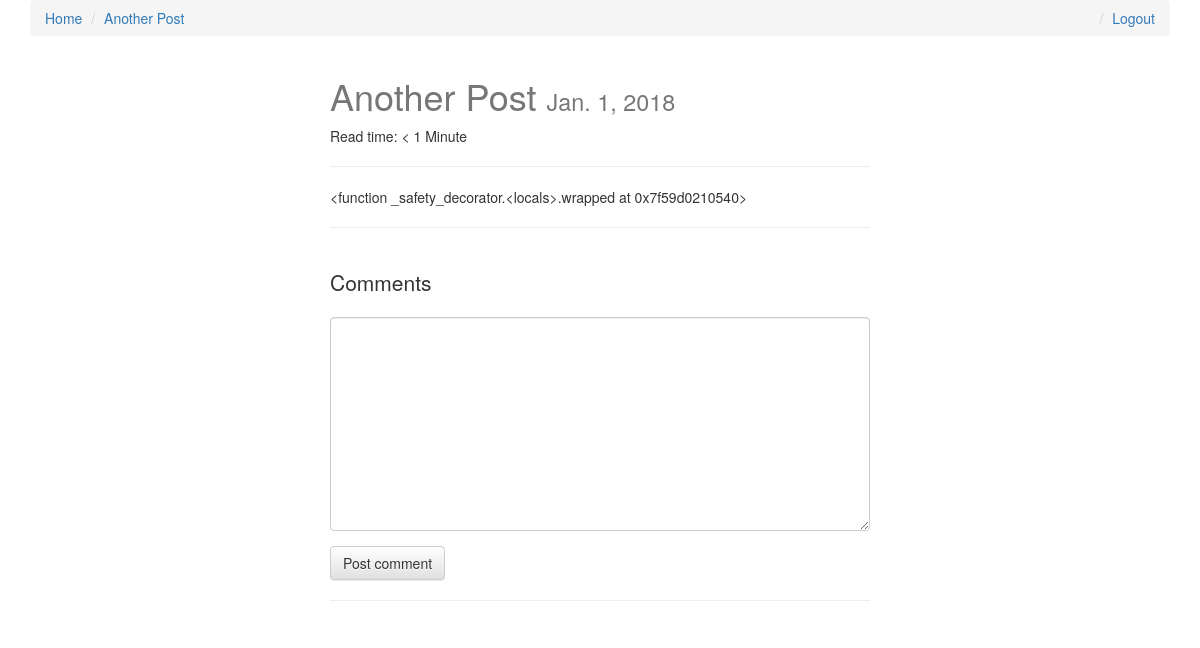
Page /another-post/ (signed in) on the committed database.
### posts/models.py (models this page shows, shortened)
class Post(models.Model):
    user = models.ForeignKey(settings.AUTH_USER_MODEL, default=1)
    title = models.CharField(max_length=120)
    slug = models.SlugField(unique=True)
    image = models.ImageField(upload_to=upload_location,
            null=True,
            blank=True,
            width_field="width_field",
            height_field="height_field")
    height_field = models.IntegerField(default=0)
    width_field = models.IntegerField(default=0)
    content = models.TextField()
    draft = models.BooleanField(default=False)
    publish = models.DateField(auto_now=False, auto_now_add=False)
    read_time =  models.IntegerField(default=0) # models.TimeField(null=True, blank=True) #assume minutes
    updated = models.DateTimeField(auto_now=True, auto_now_add=False)
    timestamp = models.DateTimeField(auto_now=False, auto_now_add=True)
    objects = PostManager()
    def get_absolute_url(self):
        return reverse("posts:detail", kwargs={"slug": self.slug})
    class Meta:
        ordering = ["-timestamp", "-updated"]
    def get_markdown(self):
        content = self.content
        markdown_text = markdown(content)
        return mark_safe(markdown_text)
    @property
    def comments(self):
        instance = self
        qs = Comment.objects.filter_by_instance(instance)
        return qs
    @property
    def get_content_type(self):
        instance = self
        content_type = ContentType.objects.get_for_model(instance.__class__)
        return content_type

### posts/views.py (the view, shortened to what this page needs)
# urls.py: url(r'^(?P<slug>[\w-]+)/$', post_detail, name='detail'),
def post_detail(request, slug=None):
	instance = get_object_or_404(Post, slug=slug)
	if instance.publish > timezone.now().date() or instance.draft:
		if not request.user.is_staff or not request.user.is_superuser:
			raise Http404
	share_string = quote_plus(instance.content)
	initial_data = {
			"content_type": instance.get_content_type,
			"object_id": instance.id
	}
	form = CommentForm(request.POST or None, initial=initial_data)
	comments = instance.comments
	context = {
		"title": instance.title,
		"instance": instance,
		"share_string": share_string,
		"comments": comments,
		"comment_form":form,
	}
	return render(request, "post_detail.html", context)

### comments/forms.py
class CommentForm(forms.Form):
    content_type = forms.CharField(widget=forms.HiddenInput)
    object_id = forms.IntegerField(widget=forms.HiddenInput)
    content = forms.CharField(label='', widget=forms.Textarea)

### comments/models.py (called while the page is built)
    def filter_by_instance(self, instance):
        content_type = ContentType.objects.get_for_model(instance.__class__)
        obj_id = instance.id
        qs = super(CommentManager, self).filter(content_type=content_type, object_id= obj_id).filter(parent=None)
        return qs

### posts/templatetags/urlify.py (called while the page is built)
@register.filter
def urlify(value):
    return quote_plus(value)

### templates/post_detail.html (shortened to what this page needs)
{% extends "base.html" %}
{% load urlify %}
{% load crispy_forms_tags %}
 {% block post_detail_link %}
  <li><a href='{{ instance.get_absolute_url }}'>{{ instance.title }}</a></li>
  {% endblock %}
{% block content %}
<div class='col-sm-6 col-sm-offset-3'>
<h1>{{ title }} <small>{% if instance.draft %}<span style='color:red;'>Draft</span> {% endif %}{{ instance.publish }}</small></h1>
<p>Read time: {% if instance.read_time <= 1 %} < 1 Minute {% else %}{{ instance.read_time }} minutes {% endif %}</p>
<p><div class="fb-like" data-href="{{ request.build_absolute_uri }}" data-layout="button_count" data-action="like" data-show-faces="true" data-share="true"></div>
<hr/>
</p>
<div class='row'>
<div class='col-sm-12 '>
   <div class='post-detail-item'>{{ instance.get_markdown }}</div>
    <hr/>
    <br/>
    <div>
        <p class='lead'>Comments</p>
        {% if request.user.is_authenticated %}
        <form method="POST" action="."> {% csrf_token %}
            {{ comment_form|crispy }}
            <input type='submit' value='Post comment' class='btn btn-default'>
        </form>
        {% else %}
        <p>You must login to comment </p>
        {% endif %}
        <hr/>
    </div>
</div>
</div>
</div>
{% endblock content %}

### static/css/base.css (style rules this page uses)
h1 { color: #777777; }

### rows in the picture
Post: title "Another Post", publish "Jan. 1, 2018", get_markdown "<function _safety_decorator.<locals>.wrapped at 0x7f59d0210540>"
